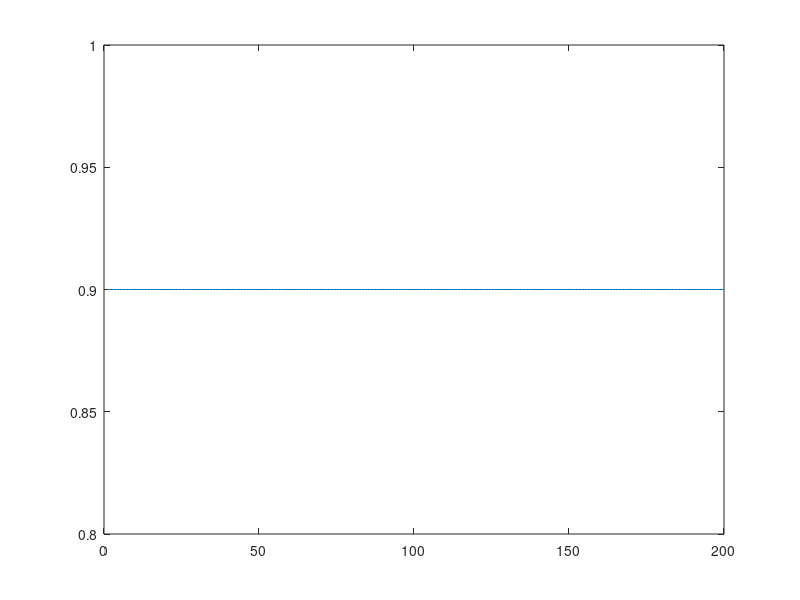

Source code (MATLAB): (Note: this script raises an error after producing the figure.)

% y(t)=ay(t-1)+bu(t-d-1)+cv(t), en que a=0,9 ; b=0,5; c=0,1; d=0.

a = 0.9;
b= 0.5;
c = 0.1;
d = 0;

% Define the standard deviation of the Gaussian noise
sigma = 1;

y = zeros(400, 1);
u = sigma * randn(size(y));
v = sigma * randn(400,1);
for i = 2:400

    y(i) = a*y(i-1) + b*u(i-d-1)+c*v(i);

end


N = 100


theta = zeros(3,1,200);

for i = 1:200
    Q = zeros(3,3);

    for j = 2:N
        Q = Q + [y(j-1); u(j-d-1); v(j)]*[y(j-1), u(j-d-1), v(j)];
    end

    R = zeros(3,1);

    for j = 2:N
        R = R + [y(j-1); u(j-d-1); v(j)]*[y(j)];
    end

    theta(:,:,i) = inv(Q)*R;

end

% Gráficas de convergencia
figure;
plot(squeeze(theta(1,1,:)))
hold on; yline(a,'--r','a real');
title('Evolución de a estimado')
xlabel('Iteración'); ylabel('a'); grid on;

figure;
plot(squeeze(theta(2,1,:)))
hold on; yline(b,'--r','b real');
title('Evolución de b estimado')
xlabel('Iteración'); ylabel('b'); grid on;

figure;
plot(squeeze(theta(3,1,:)))
hold on; yline(c,'--r','c real');
title('Evolución de c (ganancia de ruido) estimado')
xlabel('Iteración'); ylabel('c'); grid on;

a_estimado = mean(theta(1,:,:))
b_estimado = mean(theta(2,:,:))
c_estimado = mean(theta(3,:,:))

y2 = zeros(400, 1);
for i = 200:400

    y2(i) = a_estimado*y2(i-1) + b_estimado*u(i-d-1)+c_estimado*v(i);

end

figure;
plot(y, 'b', 'DisplayName', 'y1 (original)');
hold on;
plot(y2, 'r', 'DisplayName', 'y2 (estimada)');
legend;
title('y1 vs y2 (estimada)');
xlabel('Iteration');
ylabel('Value');
grid on;
hold off;
